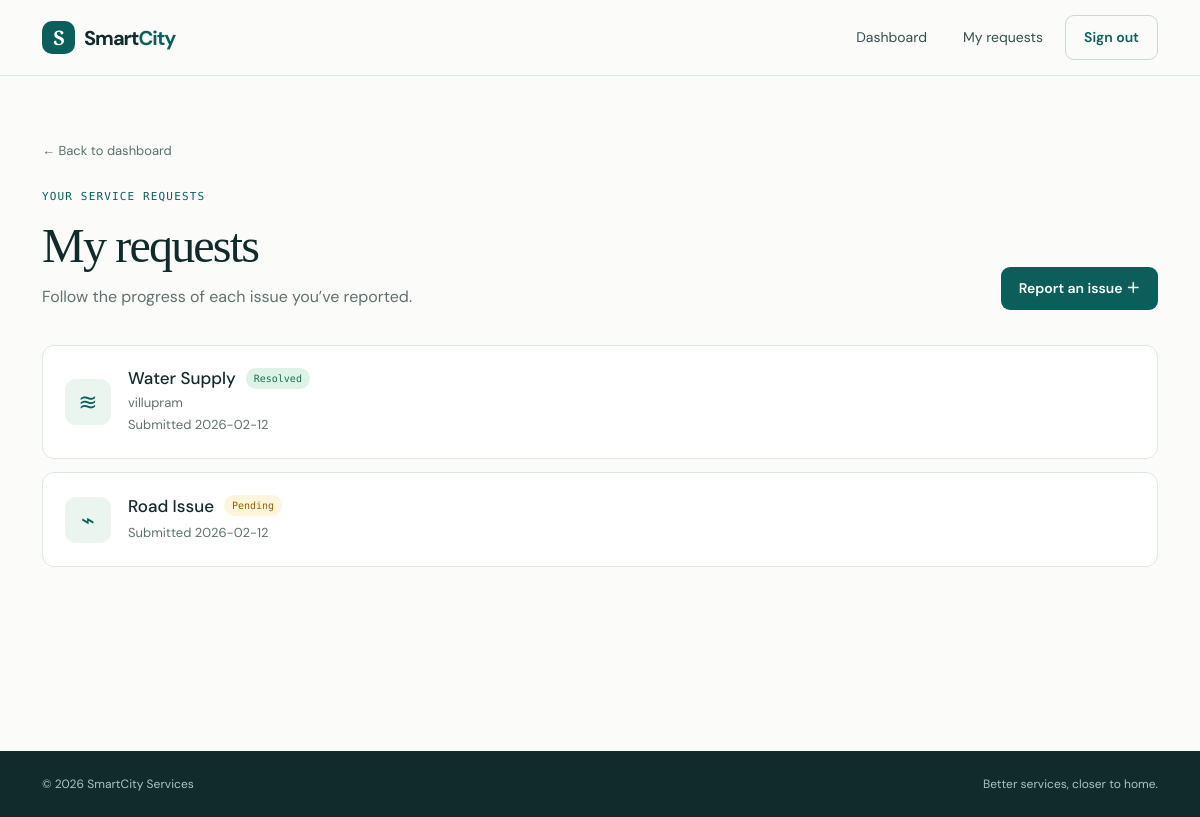
The app's page /my_complaints (signed in) with its own data.
### tables this page shows
CREATE TABLE complaints (
                    id INTEGER PRIMARY KEY AUTOINCREMENT,
                    user_id INTEGER,
                    category TEXT,
                    area TEXT,
                    description TEXT,
                    status TEXT,
                    date TEXT, image TEXT);

### app.py (the view)
@app.route("/my_complaints")
def my_complaints():
    conn = get_db()
    complaints = conn.execute("SELECT * FROM complaints WHERE user_id=?",
                              (session["user_id"],)).fetchall()
    conn.close()
    return render_template("my_complaints.html", complaints=complaints)

### app.py (called while the page is built)
def get_db():
    conn = sqlite3.connect("database.db")
    conn.row_factory = sqlite3.Row
    return conn

### templates/my_complaints.html
{% extends "layout.html" %}{% block title %}My requests | SmartCity{% endblock %}{% block body %}<section class="page-shell container"><div class="list-heading"><div><a class="back-link" href="/dashboard">← Back to dashboard</a><span class="eyebrow">YOUR SERVICE REQUESTS</span><h1>My requests</h1><p>Follow the progress of each issue you’ve reported.</p></div><a href="/add_complaint" class="btn btn-primary">Report an issue <span>＋</span></a></div>{% if complaints %}<div class="complaint-list">{% for c in complaints %}<article class="complaint-item"><div class="request-symbol">{% if c.category == 'Road Issue' %}⌁{% elif c.category == 'Street Light' %}☼{% elif c.category == 'Water Supply' %}≋{% else %}●{% endif %}</div><div class="complaint-main"><div class="complaint-title"><h3>{{ c.category }}</h3><span class="status status-{{ c.status|lower|replace(' ', '-') }}">{{ c.status }}</span></div><p>{{ c.area }}</p><small>Submitted {{ c.date }}</small></div>{% if c.image %}<img class="request-photo" src="{{ url_for('static', filename='uploads/' ~ c.image) }}" alt="Attachment for {{ c.category }}">{% endif %}</article>{% endfor %}</div>{% else %}<div class="empty-state"><div>⌁</div><h2>No requests yet</h2><p>When you report an issue, it will appear here.</p><a href="/add_complaint" class="btn btn-primary">Report an issue</a></div>{% endif %}</section>{% endblock %}

### static/style.css (style rules this page uses)
:root { --ink:#102b2a;--muted:#60716d;--teal:#0b5e5a;--mint:#e9f5ef;--line:#dce7e3;--paper:#fbfcfa;--orange:#f5a54a }
* { box-sizing:border-box }
body { margin:0;background:var(--paper);color:var(--ink);font-family:'DM Sans',sans-serif }
h1,h2,h3,p { margin-top:0 }
h1,h2 { font-family:'Playfair Display',serif }
.btn { border-radius:9px;padding:11px 18px;font-weight:600;font-size:14px;border:0 }
.btn-primary { background:var(--teal)!important }
.eyebrow { display:block;color:var(--teal);font-family:'DM Mono',monospace;font-size:11px;letter-spacing:1.15px;font-weight:500;margin-bottom:16px }
.back-link { display:inline-block;color:#55716c;text-decoration:none;font-size:13px;margin-bottom:44px }
.page-shell,.form-page { padding-top:62px;padding-bottom:85px;min-height:calc(100vh - 125px) }
.page-heading h1,.list-heading h1,.form-header h1 { font-size:clamp(38px,4vw,54px);line-height:1.05;letter-spacing:-1.8px;margin-bottom:13px }
.page-heading p,.list-heading p,.form-header p { color:var(--muted);margin:0;line-height:1.6 }
.list-heading { display:flex;justify-content:space-between;gap:25px;align-items:flex-end;margin-bottom:35px }
.list-heading .back-link { margin-bottom:28px }
.complaint-list { display:grid;gap:13px }
.complaint-item { padding:22px;display:flex;align-items:center;gap:17px;border:1px solid var(--line);border-radius:12px;background:#fff }
.request-symbol { width:46px;height:46px;border-radius:11px;background:#eaf5ef;color:var(--teal);display:grid;place-items:center;font-size:23px }
.complaint-main { flex:1 }
.complaint-title { display:flex;gap:10px;align-items:center }
.complaint-title h3 { font-size:17px;margin:0 }
.complaint-main p,.complaint-main small { font-size:13px;color:var(--muted);margin:4px 0 0 }
.status { font:10px 'DM Mono';padding:5px 8px;border-radius:20px;background:#fff4dc;color:#966002 }
.status-completed,.status-resolved { background:#def3e7;color:#167148 }

### records on screen
complaints: category "Water Supply", status "Resolved", area "villupram", date "2026-02-12"
complaints: category "Road Issue", status "Pending", date "2026-02-12"
